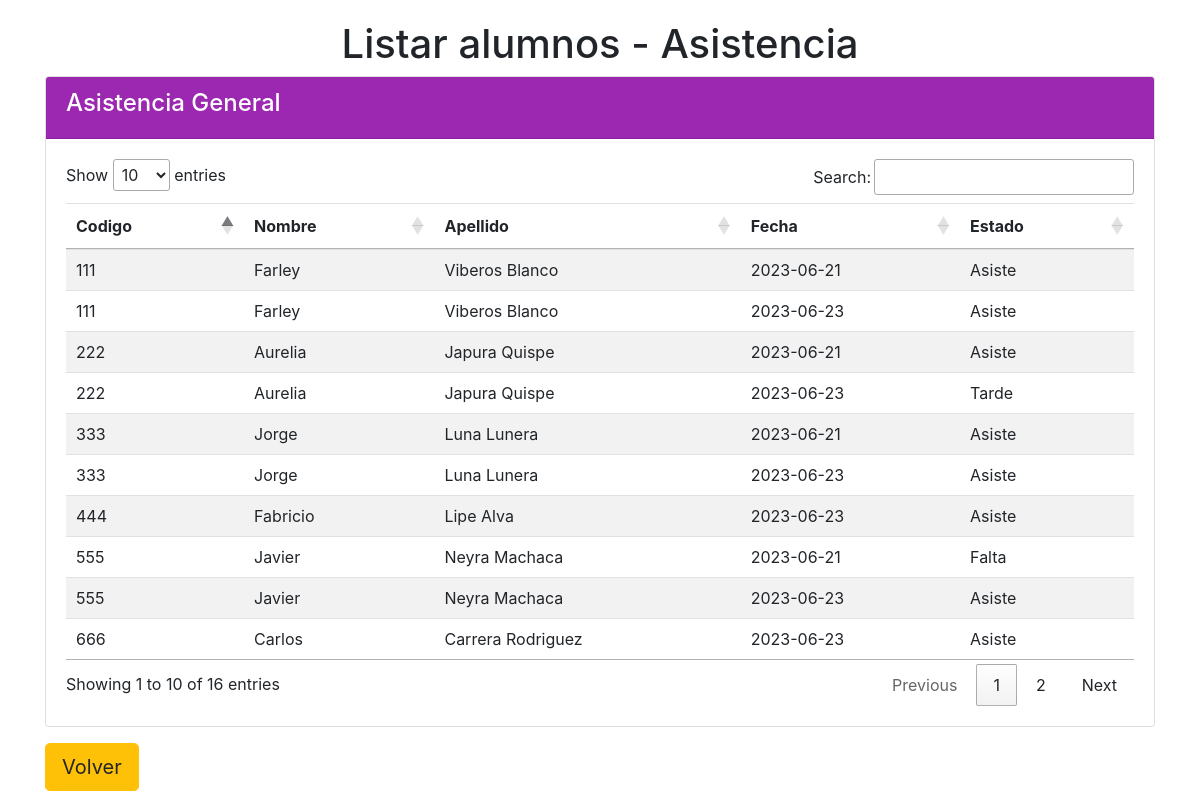
The app's page /vista/docente/formA_listarasistencia.php with its own data.
### tables this page shows
CREATE TABLE IF NOT EXISTS `asistencia` (
  `fkcodalumno` int(11) DEFAULT NULL,
  `fknomalumno` varchar(50) DEFAULT NULL,
  `fkapealumno` varchar(50) DEFAULT NULL,
  `fecha` varchar(10) DEFAULT NULL,
  `estado` varchar(15) DEFAULT NULL,
  KEY `fkcodalumno` (`fkcodalumno`),
  CONSTRAINT `FK_asistencia_alumno` FOREIGN KEY (`fkcodalumno`) REFERENCES `alumno` (`codalumno`) ON DELETE NO ACTION ON UPDATE NO ACTION
);

### vista/docente/formA_listarasistencia.php (the view, shortened to what this page needs)
<!doctype html>
<html>
<head>
  <link rel="stylesheet" type="text/css" href="//cdn.datatables.net/1.13.4/css/jquery.dataTables.min.css">
  <link rel="stylesheet" href="https://maxcdn.bootstrapcdn.com/bootstrap/4.5.2/css/bootstrap.min.css">
  </head>
<body>
<div class="container">
<section>
  <article>
  <?php
  $link = conectarse();
  $instruccion= "select asistencia.fkcodalumno, asistencia.fknomalumno, asistencia.fkapealumno, asistencia.fecha,
  asistencia.estado
  from asistencia";
  ?>
  <center><h1>Listar alumnos - Asistencia</h1></center>
<div class="card">
  <div class="card-header">
    <h4>Asistencia General</h4>
  </div>
  <div class="card-body">
    <div class="table-responsive">
<table id ="miTabla" class="table table-striped">
  <thead>
    <tr>
    <th>Codigo</th>
    <th>Nombre</th>
    <th>Apellido</th>
    <th>Fecha</th>
    <th>Estado</th>
    </tr>
  </thead>
  <tbody>
  <?php
  $rs=mysqli_query($link, $instruccion) or die ("Fallo en la Consulta");
  while($campo=mysqli_fetch_array($rs))
  {
  ?>
  <tr>
  <td><?php echo $campo["fkcodalumno"];?></td>
  <td><?php echo $campo["fknomalumno"];?></td>
  <td><?php echo $campo["fkapealumno"];?></td>
  <td><?php echo $campo["fecha"];?></td>
  <td><?php echo $campo["estado"];?></td>
  <?php
  }
  ?>
  </tbody>
  </table>
  </div>
  </div>
</div>
</article>
</section>
<a class="btn btn-warning btn-lg mt-3" href="./formA_asistencia.php">Volver</a>
</div>
</body>
</html>

### vista/docente/formA_listarasistencia.php (style rules this page uses)
.container { margin-top: 20px; }
.card-header { background-color: #9c27b0; color: white; }

### records on screen
asistencia: fkcodalumno "222", fknomalumno "Aurelia", fkapealumno "Japura Quispe", fecha "2023-06-21", estado "Asiste"
asistencia: fkcodalumno "333", fknomalumno "Jorge", fkapealumno "Luna Lunera", fecha "2023-06-21", estado "Asiste"
asistencia: fkcodalumno "555", fknomalumno "Javier", fkapealumno "Neyra Machaca", fecha "2023-06-21", estado "Falta"
asistencia: fkcodalumno "111", fknomalumno "Farley", fkapealumno "Viberos Blanco", fecha "2023-06-21", estado "Asiste"
asistencia: fkcodalumno "111", fknomalumno "Farley", fkapealumno "Viberos Blanco", fecha "2023-06-23", estado "Asiste"
asistencia: fkcodalumno "222", fknomalumno "Aurelia", fkapealumno "Japura Quispe", fecha "2023-06-23", estado "Tarde"
asistencia: fkcodalumno "333", fknomalumno "Jorge", fkapealumno "Luna Lunera", fecha "2023-06-23", estado "Asiste"
asistencia: fkcodalumno "444", fknomalumno "Fabricio", fkapealumno "Lipe Alva", fecha "2023-06-23", estado "Asiste"
asistencia: fkcodalumno "555", fknomalumno "Javier", fkapealumno "Neyra Machaca", fecha "2023-06-23", estado "Asiste"
asistencia: fkcodalumno "666", fknomalumno "Carlos", fkapealumno "Carrera Rodriguez", fecha "2023-06-23", estado "Asiste"
